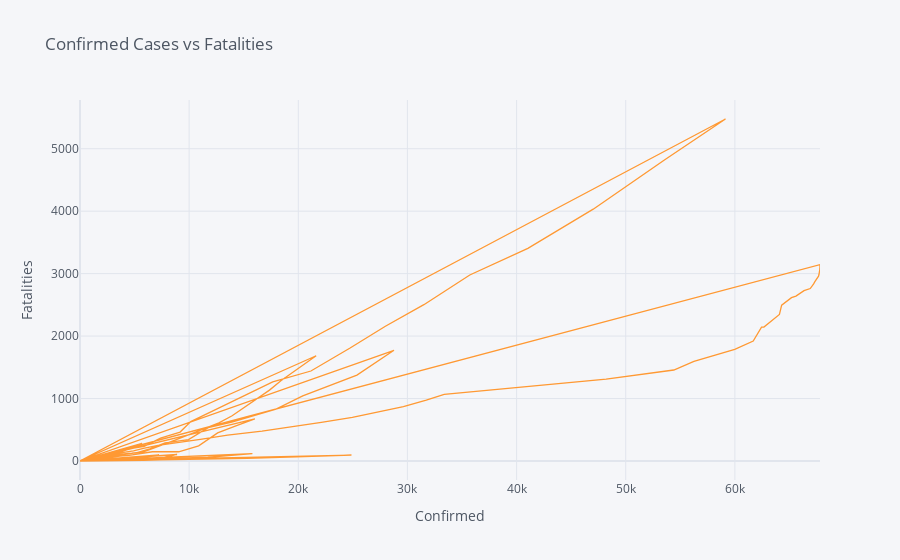

The notebook cell saved with this chart:
### Code cell
train.iplot(kind = 'scatter', x = 'ConfirmedCases', y = 'Fatalities', title = 'Confirmed Cases vs Fatalities', xTitle = 'Confirmed', yTitle = 'Fatalities')

### Figure 1 — Plotly figure (JSON) as saved in the notebook; plotly's stock layout.template omitted (floating-point values rounded to 4 significant figures; data arrays with more than 128 entries replaced by an {"elided": "..."} marker saying what was removed)
{"data": [{"line": {"color": "rgba(255, 153, 51, 1.0)", "dash": "solid", "shape": "linear", "width": 1.3}, "mode": "lines", "name": "Fatalities", "text": "", "type": "scatter", "x": {"elided": "17324 int values"}, "y": {"elided": "17324 int values"}}], "layout": {"legend": {"bgcolor": "#F5F6F9", "font": {"color": "#4D5663"}}, "paper_bgcolor": "#F5F6F9", "plot_bgcolor": "#F5F6F9", "title": {"font": {"color": "#4D5663"}, "text": "Confirmed Cases vs Fatalities"}, "xaxis": {"gridcolor": "#E1E5ED", "showgrid": true, "tickfont": {"color": "#4D5663"}, "title": {"font": {"color": "#4D5663"}, "text": "Confirmed"}, "zerolinecolor": "#E1E5ED"}, "yaxis": {"gridcolor": "#E1E5ED", "showgrid": true, "tickfont": {"color": "#4D5663"}, "title": {"font": {"color": "#4D5663"}, "text": "Fatalities"}, "zerolinecolor": "#E1E5ED"}}}
